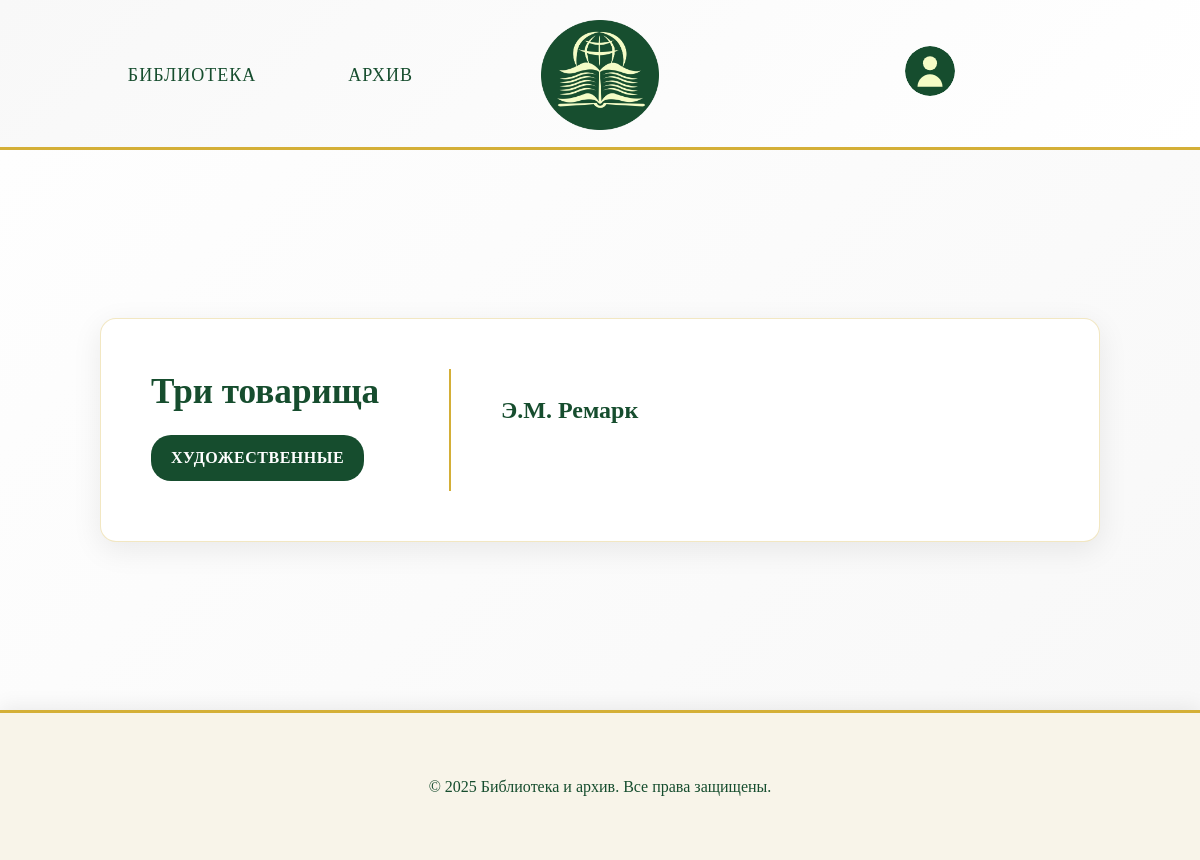
The page /book/3/ (signed in) on the database as committed earlier.
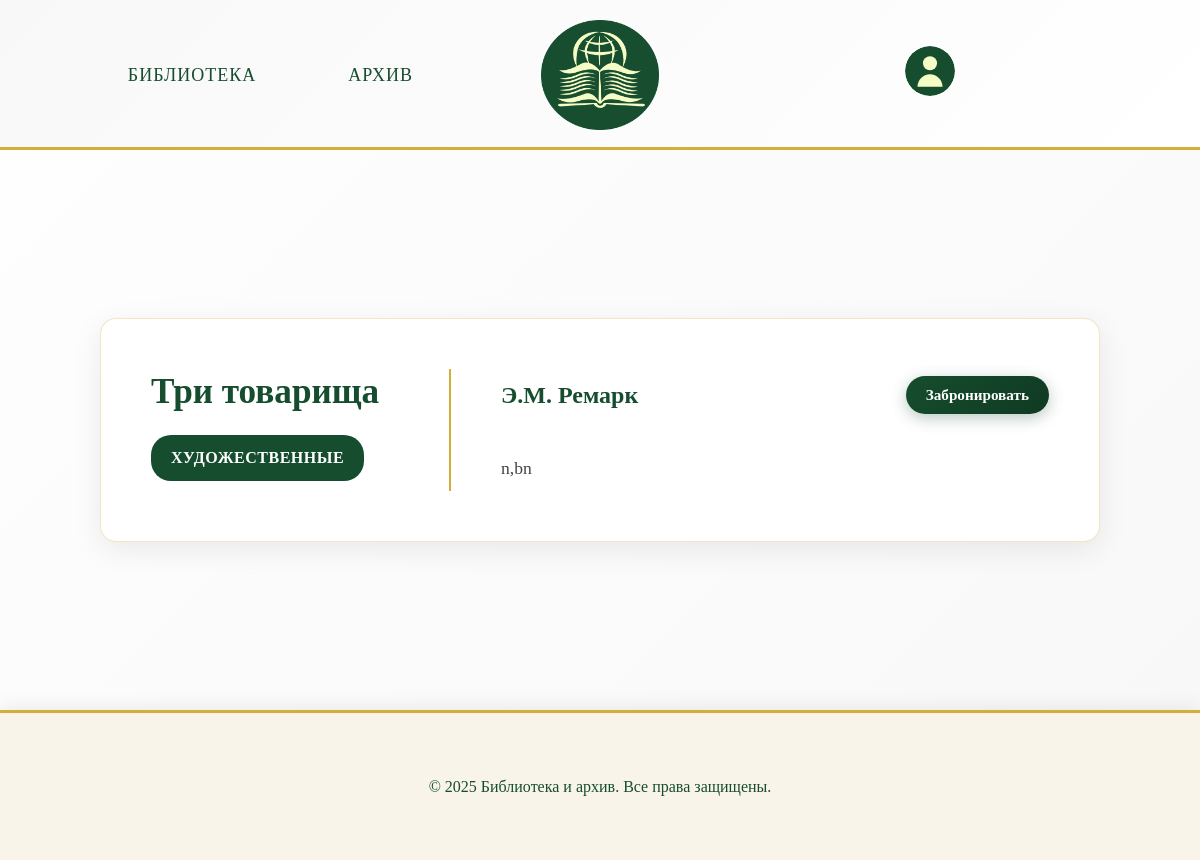
The same page on the database as committed later.
### app/models.py (models this page shows, shortened)
class Book(models.Model):
    id = models.AutoField(primary_key=True)
    title = models.CharField(max_length=100, verbose_name='Название')
    author = models.CharField(max_length=50, verbose_name='Автор')
    description_short = models.TextField(verbose_name='Краткое описание')
    description_long = models.TextField(verbose_name='Подробное описание')
    year = models.IntegerField(verbose_name='Год издания')
    quantity = models.CharField(
        max_length=13,
        verbose_name="В наличии",
        choices=[
            ('В наличии', 'В наличии'),
            ('Нет в наличии', 'Нет в наличии')
        ]
    )
    genre = models.CharField(
        max_length=100,
        verbose_name="Жанр",
        choices=[
            ('Художественные', 'Художественные'),
            ('Научные', 'Научные'),
            ('Исторические', 'Исторические'),
            ('Образовательные', 'Образовательные'),
        ]
    )
    class Meta:
        verbose_name = "книга"
        verbose_name_plural = "книги"

### app/views.py (the view)
# urls.py: path('book/<int:book_id>/', views.book_detail, name='book_detail'),
def book_detail(request, book_id):
    book = get_object_or_404(Book, id=book_id)
    user_reservation = None
    if request.user.is_authenticated:
        user_reservation = BookReservation.objects.filter(
            book=book,
            user=request.user
        ).first()
    context = {
        'book': book,
        'user_reservation': user_reservation
    }
    return render(request, 'app/book.html', context)

### templates/app/book.html (shortened to what this page needs)
<!DOCTYPE html>
<html lang="ru">
    <head>
        {% load static %}
        <link rel="stylesheet" href="{% static 'css/style.css' %}" />
    </head>
    <body>
        <header>
        <nav>
            <ul class="menu-items">
            <li class="menu-item"><a href="{% url 'library' %}">Библиотека</a></li>
            <li class="menu-item"><a href="{% url 'archive' %}">Архив</a></li>
            </ul>
        </nav>
        <a href="{% url 'library' %}">
            <img src="{% static 'images/Group_2_2.png' %}" alt="Логотип" class="logo">
        </a>
        <a href="{% url 'profile' %}" class="profile-link">
        <img
        alt="Профиль" class="profile-icon">
        </a>
        </header>
        <main class="books-information">
            <div class="book-detail-card">
                <div class="book-left-side">
                    <h2 class="book-title">{{ book.title }}</h2>
                    <span class="book-genre">{{ book.genre }}</span>
                </div>
                <div class="book-right-side">
                    <div class="author-and-availability">
                        <div class="book-author">{{ book.author }}</div>
                        <div class="book-availability-section">
                            {% if book.quantity == 'В наличии' %}
                                {% if user.is_authenticated %}
                                    {% if user_reservation %}
                                        {% if user_reservation.status == 'pending' %}
                                        {% elif user_reservation.status == 'reserved' %}
                                        {% elif user_reservation.status == 'rejected' %}
                                            <form method="post" action="{% url 'reserve_book' book.id %}" class="availability-form">
                                                {% csrf_token %}
                                                <button type="submit" class="reserve-btn">Забронировать</button>
                                            </form>
                                        {% elif user_reservation.status == 'completed' %}
                                            <form method="post" action="{% url 'reserve_book' book.id %}" class="availability-form">
                                                <button type="submit" class="reserve-btn">Забронировать</button>
                                            </form>
                                        {% endif %}
                                    {% else %}
                                        <form method="post" action="{% url 'reserve_book' book.id %}" class="availability-form">
                                            {% csrf_token %}
                                            <button type="submit" class="reserve-btn">Забронировать</button>
                                        </form>
                                    {% endif %}
                                {% else %}
                                    <a href="{% url 'sign_in' %}" class="reserve-btn">Войдите, чтобы забронировать</a>
                                {% endif %}
                            {% else %}
                                {% if user.is_authenticated and user_reservation and user_reservation.status == 'reserved' %}
                                {% endif %}
                            {% endif %}
                        </div>
                    </div>
                    <p class="book-description">{{ book.description_long }}</p>
                </div>
            </div>
        </main>
        <footer class="footer">
            <p class="footer-copyright">&copy; 2025 Библиотека и архив. Все права защищены.</p>
        </footer>
    </body>
</html>

Rows that differ between the two databases and show on the page:
changed Book "Три товарища": quantity "1" → "В наличии" (drawn); description_long (not shown) → "n,bn"
Other text that changed with them:
text now shown: "Забронировать"
